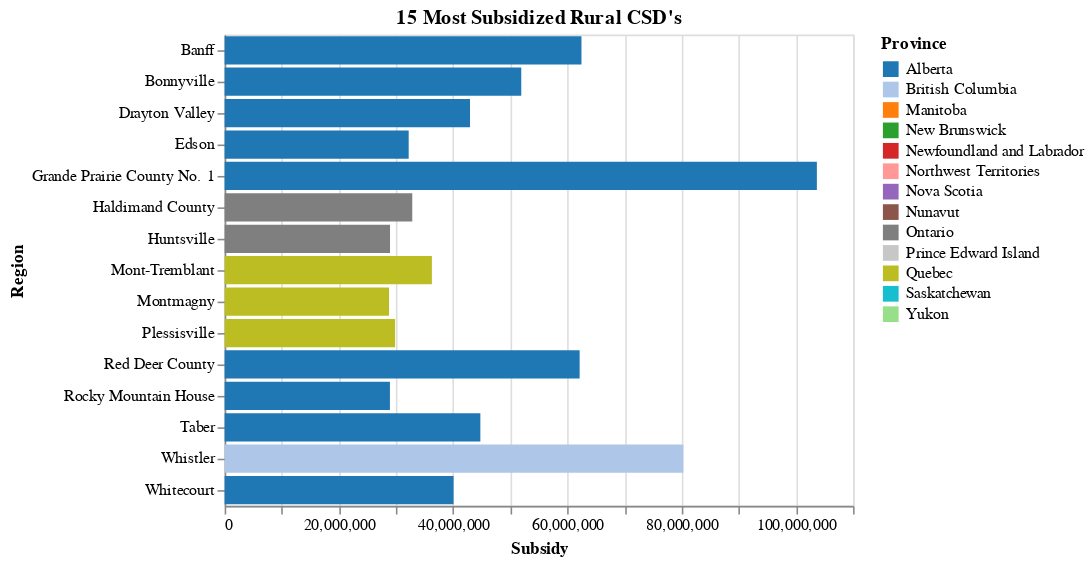

Notebook cell for this chart:
### Markdown cell above
### Rural Communities in Alberta were disproportionately effected.

### Code cell
temp = cews.query("GeographicClassification == 'RURAL' and GeoAggregation == 'CSD' and IndustryAggregation == 'All industries'")

temp = temp.groupby(["Region", "Province"]).sum().reset_index().sort_values("Subsidy")

alt.Chart(temp.tail(15), title = "15 Most Subsidized Rural CSD's").mark_bar().encode(
        alt.Color("Province", scale = alt.Scale(domain = provinces, range = provColors)),
    x = "Subsidy",
    y = "Region"
)

### Figure 1 — Vega-Lite specification as saved in the notebook (floating-point values rounded to 4 significant figures)
{"config": {"view": {"continuousWidth": 400, "continuousHeight": 300}}, "data": {"name": "data-9b11bae3fa106cbb30ee96dfa28a8796"}, "mark": "bar", "encoding": {"color": {"type": "nominal", "field": "Province", "scale": {"domain": ["Alberta", "British Columbia", "Manitoba", "New Brunswick", "Newfoundland and Labrador", "Northwest Territories", "Nova Scotia", "Nunavut", "Ontario", "Prince Edward Island", "Quebec", "Saskatchewan", "Yukon"], "range": ["#1f77b4", "#aec7e8", "#ff7f0e", "#2ca02c", "#d62728", "#ff9896", "#9467bd", "#8c564b", "#7f7f7f", "#c7c7c7", "#bcbd22", "#17becf", "#98df8a"]}}, "x": {"type": "quantitative", "field": "Subsidy"}, "y": {"type": "nominal", "field": "Region"}}, "title": "15 Most Subsidized Rural CSD's", "$schema": "https://vega.github.io/schema/vega-lite/v4.8.1.json", "datasets": {"data-9b11bae3fa106cbb30ee96dfa28a8796": [{"Region": "Montmagny", "Province": "Quebec", "BusinessLocations": 1050.0, "Subsidy": 28770000.0, "SupportedEmployees": 16790.0, "RehiredEmployees": 120.0}, {"Region": "Rocky Mountain House", "Province": "Alberta", "BusinessLocations": 1070.0, "Subsidy": 28930000.0, "SupportedEmployees": 13600.0, "RehiredEmployees": 80.0}, {"Region": "Huntsville", "Province": "Ontario", "BusinessLocations": 1665.0, "Subsidy": 28950000.0, "SupportedEmployees": 16470.0, "RehiredEmployees": 150.0}, {"Region": "Plessisville", "Province": "Quebec", "BusinessLocations": 780.0, "Subsidy": 29830000.0, "SupportedEmployees": 14560.0, "RehiredEmployees": 85.0}, {"Region": "Edson", "Province": "Alberta", "BusinessLocations": 1535.0, "Subsidy": 32220000.0, "SupportedEmployees": 15300.0, "RehiredEmployees": 115.0}, {"Region": "Haldimand County", "Province": "Ontario", "BusinessLocations": 1925.0, "Subsidy": 32840000.0, "SupportedEmployees": 19270.0, "RehiredEmployees": 185.0}, {"Region": "Mont-Tremblant", "Province": "Quebec", "BusinessLocations": 1705.0, "Subsidy": 36280000.0, "SupportedEmployees": 22240.0, "RehiredEmployees": 185.0}, {"Region": "Whitecourt", "Province": "Alberta", "BusinessLocations": 1770.0, "Subsidy": 40070000.0, "SupportedEmployees": 19820.0, "RehiredEmployees": 155.0}, {"Region": "Drayton Valley", "Province": "Alberta", "BusinessLocations": 1945.0, "Subsidy": 42950000.0, "SupportedEmployees": 19780.0, "RehiredEmployees": 155.0}, {"Region": "Taber", "Province": "Alberta", "BusinessLocations": 1045.0, "Subsidy": 44760000.0, "SupportedEmployees": 18580.0, "RehiredEmployees": 65.0}, {"Region": "Bonnyville", "Province": "Alberta", "BusinessLocations": 1555.0, "Subsidy": 51920000.0, "SupportedEmployees": 23500.0, "RehiredEmployees": 115.0}, {"Region": "Red Deer County", "Province": "Alberta", "BusinessLocations": 2430.0, "Subsidy": 62140000.0, "SupportedEmployees": 30010.0, "RehiredEmployees": 195.0}, {"Region": "Banff", "Province": "Alberta", "BusinessLocations": 1890.0, "Subsidy": 62460000.0, "SupportedEmployees": 32670.0, "RehiredEmployees": 310.0}, {"Region": "Whistler", "Province": "British Columbia", "BusinessLocations": 2900.0, "Subsidy": 80300000.0, "SupportedEmployees": 42780.0, "RehiredEmployees": 400.0}, {"Region": "Grande Prairie County No. 1", "Province": "Alberta", "BusinessLocations": 3305.0, "Subsidy": 103700000.0, "SupportedEmployees": 44040.0, "RehiredEmployees": 225.0}]}}
